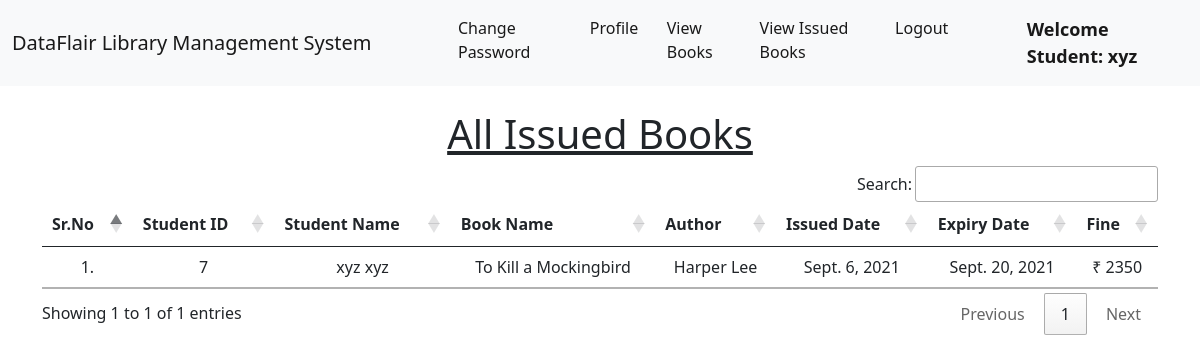
The app's page /student_issued_books/ (signed in) with its own data.
### library/models.py (models this page shows, shortened)
class Book(models.Model):
    name = models.CharField(max_length=200)
    author = models.CharField(max_length=200)
    isbn = models.PositiveIntegerField()
    category = models.CharField(max_length=50)

class IssuedBook(models.Model):
    student_id = models.CharField(max_length=100, blank=True)
    isbn = models.CharField(max_length=13)
    issued_date = models.DateField(auto_now=True)
    expiry_date = models.DateField(default=expiry)

### library/views.py (the view)
# urls.py: path("student_issued_books/", views.student_issued_books, name="student_issued_books"),
@login_required(login_url = '/student_login')
def student_issued_books(request):
    student = Student.objects.filter(user_id=request.user.id)
    issuedBooks = IssuedBook.objects.filter(student_id=student[0].user_id)
    li1 = []
    li2 = []
    for i in issuedBooks:
        books = Book.objects.filter(isbn=i.isbn)
        for book in books:
            t=(request.user.id, request.user.get_full_name, book.name,book.author)
            li1.append(t)
        days=(date.today()-i.issued_date)
        d=days.days
        fine=0
        if d>15:
            day=d-14
            fine=day*5
        t=(issuedBooks[0].issued_date, issuedBooks[0].expiry_date, fine)
        li2.append(t)
    return render(request,'student_issued_books.html',{'li1':li1, 'li2':li2})

### library/templates/student_issued_books.html (shortened to what this page needs)
{% extends 'student_navbar.html' %}
{% load static %}
{% block body %}
<div class="container mt-4">
    <h1 class="text-center"><u>All Issued Books</u></h1>
    <table class="table table-hover" id="example">
        <thead>
            <tr class="text-center">
                <th>Sr.No</th>
                <th>Student ID</th>
                <th>Student Name</th>
                <th>Book Name</th>
                <th>Author</th>
                <th>Issued Date</th>
                <th>Expiry Date</th>
                <th>Fine</th>
            </tr>
        </thead>
        <tbody>
            {% for i in li1 %}
            <tr class="text-center">
                <td>{{forloop.counter}}.</td>
                <td>{{i.0}}</td>
                <td>{{i.1}}</td>
                <td>{{i.2}}</td>
                <td>{{i.3}}</td>
                {% endfor %}
                {% for i in li2 %}
                <td>{{i.0}}</td>
                <td>{{i.1}}</td>
                <td>₹ {{i.2}}</td>
            </tr>
            {% endfor %}
        </tbody>
    </table>
    </div>
{% endblock %}

### library/templates/student_navbar.html (shortened to what this page needs)
<!doctype html>
<html lang="en">
  <head>
    <link href="https://cdn.jsdelivr.net/npm/bootstrap@5.1.0/dist/css/bootstrap.min.css" rel="stylesheet">
    <link rel="stylesheet" href="https://cdn.datatables.net/1.10.25/css/jquery.dataTables.min.css">
    <link rel="stylesheet" href="https://cdn.datatables.net/buttons/1.7.1/css/buttons.dataTables.min.css">
  </head>
  <body>
    <nav class="navbar navbar-expand-lg navbar-light bg-light sticky-top">
        <div class="container-fluid">
          <a class="navbar-brand" href="#">DataFlair Library Management System</a>
          <div class="collapse navbar-collapse" id="navbarSupportedContent">
            <ul class="navbar-nav me-auto mb-2 mb-lg-0">
              <li class="nav-item">
                <a class="nav-link active" aria-current="page" href="/change_password/">Change Password</a>
              </li>
              <li class="nav-item">
                <a class="nav-link active" aria-current="page" href="/profile/">Profile</a>
              </li>
              <li class="nav-item">
                <a class="nav-link active" aria-current="page" href="/view_books/">View Books</a>
              </li>
              <li class="nav-item">
                <a class="nav-link active" aria-current="page" href="/student_issued_books/">View Issued Books</a>
              </li>
              <li class="nav-item">
                <a class="nav-link active" aria-current="page" href="/logout/">Logout</a>
              </li>
              <li class="nav-item">
                <a style="font-weight:600; font-family:'Segoe UI', Tahoma, Geneva, Verdana, sans-serif; font-size: large;" class="nav-link active" href="#">Welcome Student: {{request.user}}</a>
              </li>
            </ul>
          </div>
        </div>
      </nav>
      {% block body %}
      {% endblock %}
  </body>
</html>

### records on screen
Book: name "To Kill a Mockingbird", author "Harper Lee"
IssuedBook: issued_date "Sept. 6, 2021", expiry_date "Sept. 20, 2021"

### other values on screen
{{ request.user }} "xyz"
{{ i.0 }} "7"
{{ i.1 }} "xyz xyz"
{{ i.2 }} "2350"
